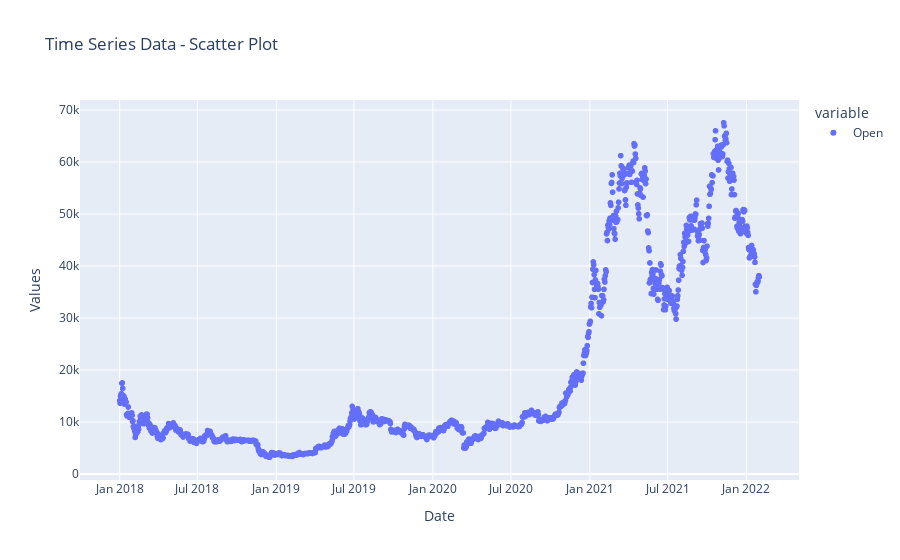
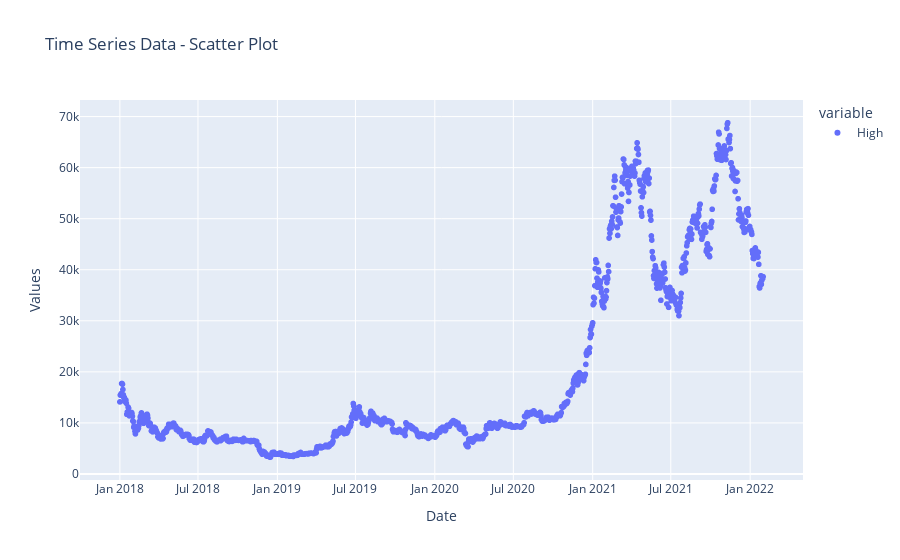
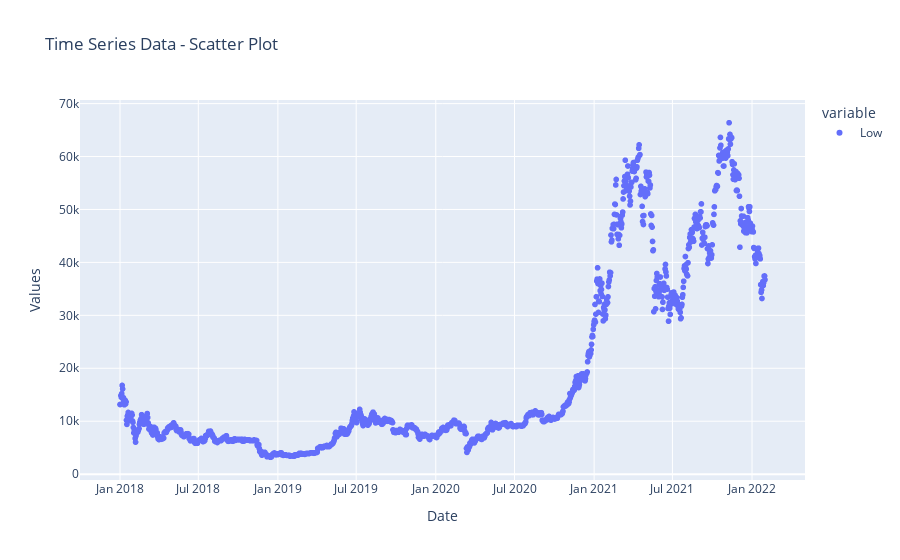
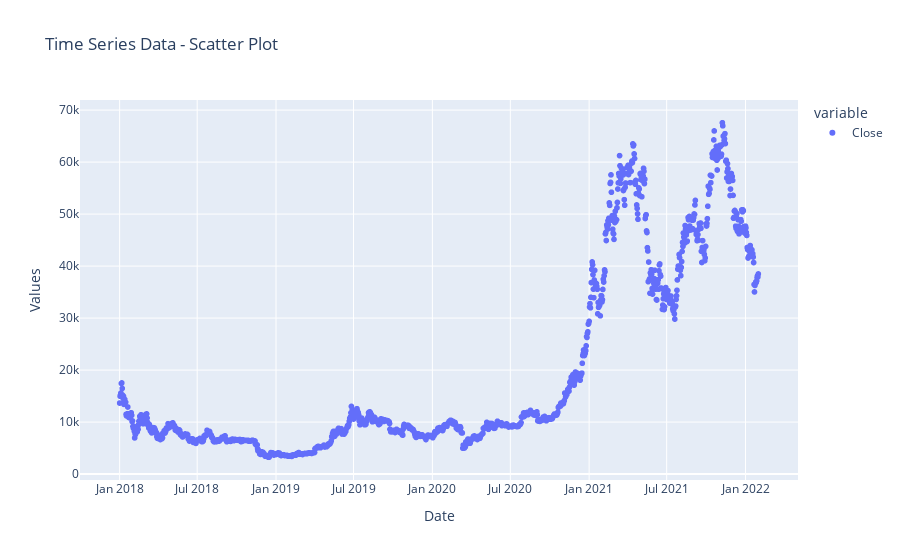

The cell these charts' notebook holds for them, in order:
### Code cell
for col in data_2.columns:   
    fig = px.scatter(data, x='Date', y=[col], title='Time Series Data - Scatter Plot')
    fig.update_xaxes(title='Date')
    fig.update_yaxes(title='Values')
    fig.show()

### Figure 1 — Plotly figure (JSON) as saved in the notebook; plotly's stock layout.template omitted (floating-point values rounded to 4 significant figures; data arrays with more than 128 entries replaced by an {"elided": "..."} marker saying what was removed)
{"data": [{"hovertemplate": "variable=Open<br>Date=%{x}<br>value=%{y}<extra></extra>", "legendgroup": "Open", "marker": {"color": "#636efa", "symbol": "circle"}, "mode": "markers", "name": "Open", "showlegend": true, "type": "scattergl", "x": {"elided": "1492 str values"}, "xaxis": "x", "y": {"elided": "1492 float values"}, "yaxis": "y"}], "layout": {"legend": {"title": {"text": "variable"}, "tracegroupgap": 0}, "title": {"text": "Time Series Data - Scatter Plot"}, "xaxis": {"anchor": "y", "domain": [0, 1], "title": {"text": "Date"}}, "yaxis": {"anchor": "x", "domain": [0, 1], "title": {"text": "Values"}}}}

### Figure 2 — Plotly figure (JSON) as saved in the notebook; plotly's stock layout.template omitted (floating-point values rounded to 4 significant figures; data arrays with more than 128 entries replaced by an {"elided": "..."} marker saying what was removed)
{"data": [{"hovertemplate": "variable=High<br>Date=%{x}<br>value=%{y}<extra></extra>", "legendgroup": "High", "marker": {"color": "#636efa", "symbol": "circle"}, "mode": "markers", "name": "High", "showlegend": true, "type": "scattergl", "x": {"elided": "1492 str values"}, "xaxis": "x", "y": {"elided": "1492 float values"}, "yaxis": "y"}], "layout": {"legend": {"title": {"text": "variable"}, "tracegroupgap": 0}, "title": {"text": "Time Series Data - Scatter Plot"}, "xaxis": {"anchor": "y", "domain": [0, 1], "title": {"text": "Date"}}, "yaxis": {"anchor": "x", "domain": [0, 1], "title": {"text": "Values"}}}}

### Figure 3 — Plotly figure (JSON) as saved in the notebook; plotly's stock layout.template omitted (floating-point values rounded to 4 significant figures; data arrays with more than 128 entries replaced by an {"elided": "..."} marker saying what was removed)
{"data": [{"hovertemplate": "variable=Low<br>Date=%{x}<br>value=%{y}<extra></extra>", "legendgroup": "Low", "marker": {"color": "#636efa", "symbol": "circle"}, "mode": "markers", "name": "Low", "showlegend": true, "type": "scattergl", "x": {"elided": "1492 str values"}, "xaxis": "x", "y": {"elided": "1492 float values"}, "yaxis": "y"}], "layout": {"legend": {"title": {"text": "variable"}, "tracegroupgap": 0}, "title": {"text": "Time Series Data - Scatter Plot"}, "xaxis": {"anchor": "y", "domain": [0, 1], "title": {"text": "Date"}}, "yaxis": {"anchor": "x", "domain": [0, 1], "title": {"text": "Values"}}}}

### Figure 4 — Plotly figure (JSON) as saved in the notebook; plotly's stock layout.template omitted (floating-point values rounded to 4 significant figures; data arrays with more than 128 entries replaced by an {"elided": "..."} marker saying what was removed)
{"data": [{"hovertemplate": "variable=Close<br>Date=%{x}<br>value=%{y}<extra></extra>", "legendgroup": "Close", "marker": {"color": "#636efa", "symbol": "circle"}, "mode": "markers", "name": "Close", "showlegend": true, "type": "scattergl", "x": {"elided": "1492 str values"}, "xaxis": "x", "y": {"elided": "1492 float values"}, "yaxis": "y"}], "layout": {"legend": {"title": {"text": "variable"}, "tracegroupgap": 0}, "title": {"text": "Time Series Data - Scatter Plot"}, "xaxis": {"anchor": "y", "domain": [0, 1], "title": {"text": "Date"}}, "yaxis": {"anchor": "x", "domain": [0, 1], "title": {"text": "Values"}}}}
